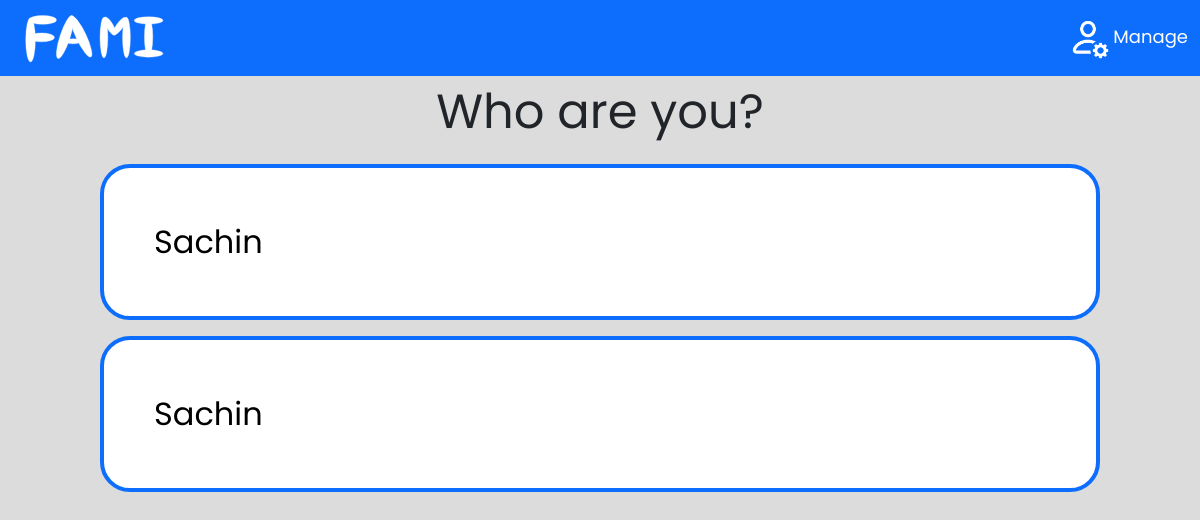
Before: /dashboard (signed in) with the older database file.
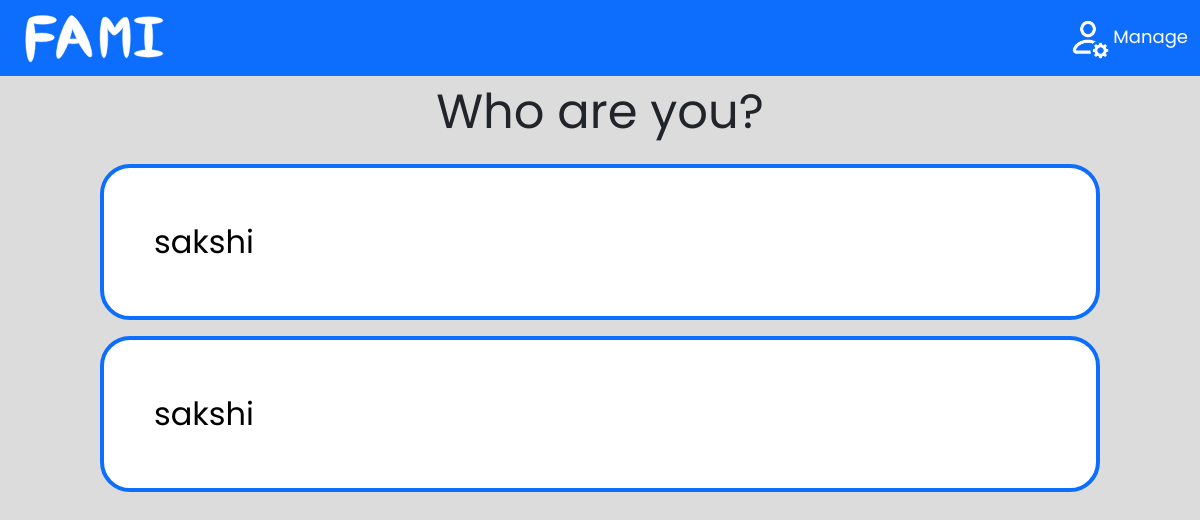
After: the same page with the newer database file.
### tables this page shows
CREATE TABLE members (
family_id INTEGER,
name TEXT NOT NULL,
contact TEXT NOT NULL,
email TEXT NOT NULL
);

### app.py (the view, shortened to what this page needs)
@app.route("/dashboard/<clicked_name>", methods=["GET"])
@app.route("/dashboard")
def dashboard(clicked_name=None):
    if request.method == "GET":
        if clicked_name:
            resp = make_response(redirect("/dashboard"))
            resp.set_cookie('name', value=clicked_name, expires=datetime.now() + timedelta(days=30))
            return resp
        elif not request.cookies.get('name'):
            data = db.execute("SELECT name FROM members WHERE family_id = ?", session['id'])
            return render_template("whoYouAre.html", names=data)

### templates/whoYouAre.html (shortened to what this page needs)
{% extends "layout.html" %}
{% block main %}
   <div id="whoAreU">
        <div class="row text-center">
            <span style="font-size: 3em;" class="mb-3">Who are you?</span>
        </div>
        {% for c in names %}
            <div class="row">
                <a onclick="showLoadingOverlay()" href="{{ url_for('dashboard', clicked_name=c['name'])}}" style="text-decoration: none;border: 4px solid #0d6efd; padding: 5% 0% 5% 5%; font-size: 2em; background-color: white;border-radius: 30px; color: black;" class="mb-3">{{c['name']}}</a>
            </div>
        {% endfor %}
   </div>
{% endblock %}

### templates/layout.html (shortened to what this page needs)
<!doctype html>
<html lang="en">
  <head>
    <link href="https://cdn.jsdelivr.net/npm/bootstrap@5.3.0-alpha3/dist/css/bootstrap.min.css" rel="stylesheet">
  </head>
  <body style="user-select: none; font-family: 'Poppins', sans-serif; background-color: rgb(220, 220, 220);">
    <nav class="navbar navbar-expand-lg bg-primary">
      <div class="container-fluid">
        <a class="navbar-brand" href="/" onclick="showLoadingOverlay()"><img src="../static/logo.svg" alt="fami-logo" height="50px" width="160px"> </a>
          <div class="navbar-nav ms-auto">
            <a href="/manage" onclick="showLoadingOverlay()" style="text-decoration: none; color: white; font-size: large;"><img src="../static/manage.png" height="50px" width="50px" alt="manage">Manage</a>
          </div>
        </div>
    </nav>
    <main class="container-fluid justify-content-center" style="max-width: 1000px;">
      {% block main %}{% endblock %}
    </main>
  </body>
</html>

Changed rows visible on the page:
changed members (number 1 of 2 on the later page): name "Sachin" → "sakshi"
changed members (number 2 of 2 on the later page): name "Sachin" → "sakshi"
